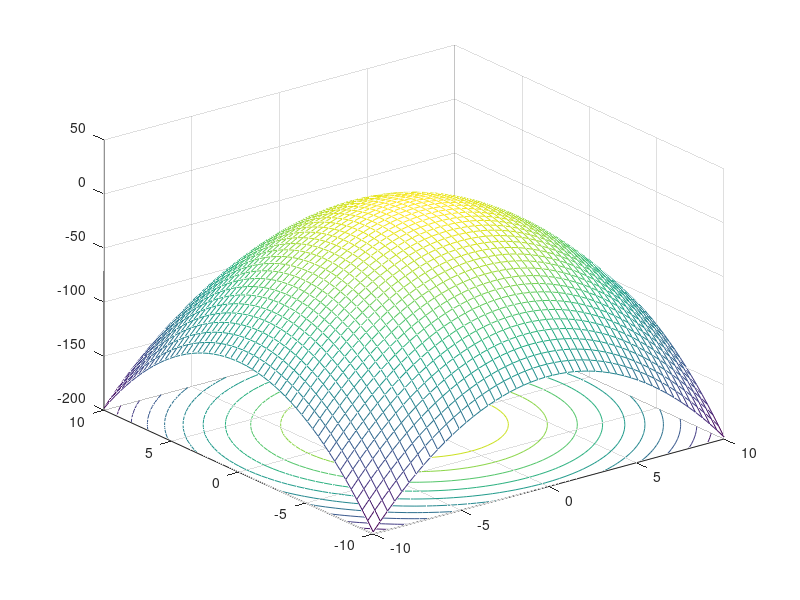

Source code (MATLAB):
clc;
clf;
clear all;
close all;
x=linspace(-10,10,50);
y=linspace(-10,10,50);
[xx,yy]=meshgrid(x,y);
meshc(xx,yy,2-(xx.^2 + yy.^2));
